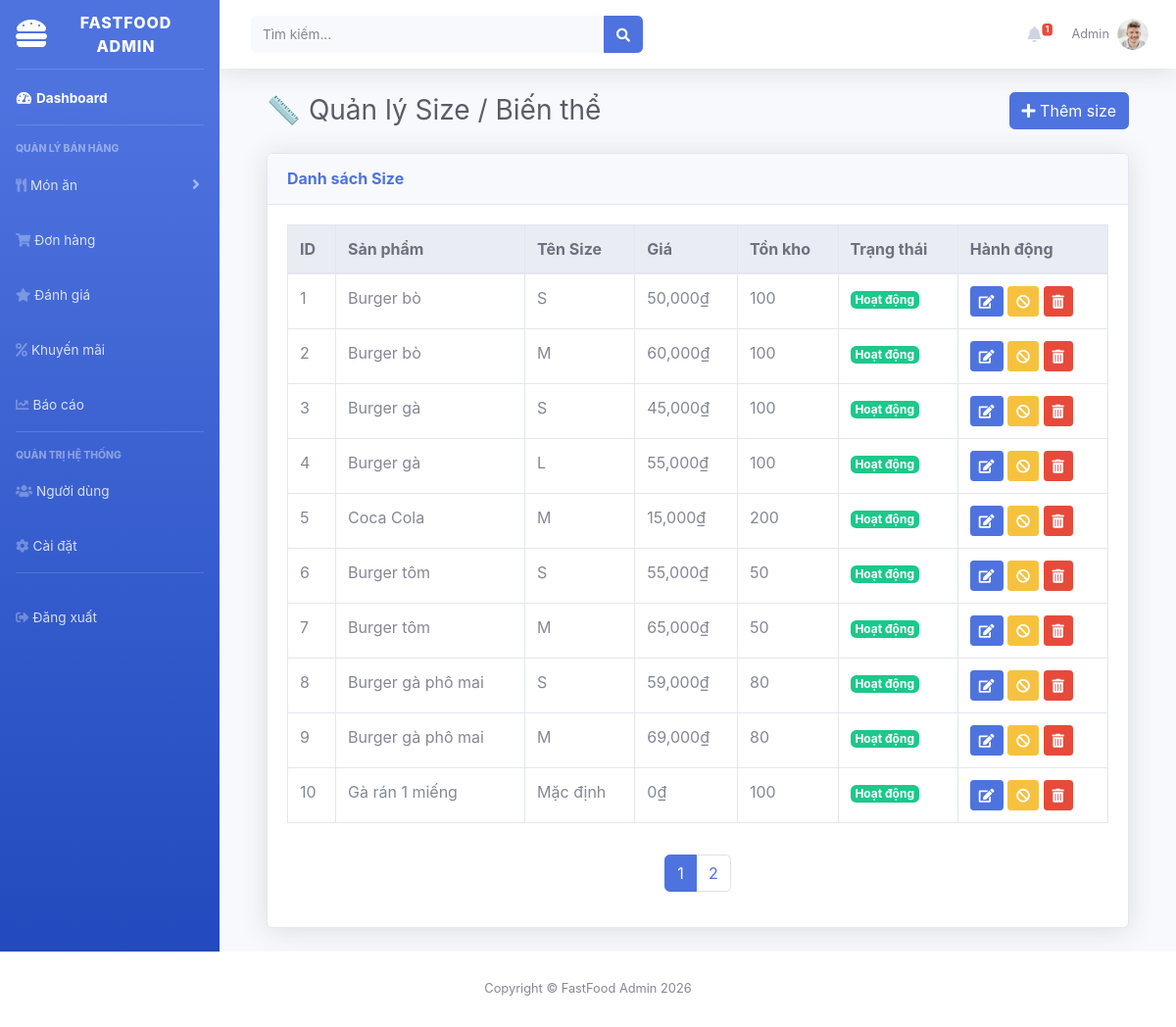
Screenshot of /admin.php?url=variants (signed in) with the database file from the repository.
### tables this page shows
CREATE TABLE product_variants (
    id BIGINT UNSIGNED AUTO_INCREMENT PRIMARY KEY,
    product_id BIGINT UNSIGNED,
    variant_name VARCHAR(100),
    price DECIMAL(12,2),
    stock_quantity INT DEFAULT 0,
    status TINYINT DEFAULT 1,
    created_at TIMESTAMP NULL,
    updated_at TIMESTAMP NULL,
    FOREIGN KEY (product_id) REFERENCES products(id)
);

CREATE TABLE products (
    id BIGINT UNSIGNED AUTO_INCREMENT PRIMARY KEY,
    category_id BIGINT UNSIGNED,
    name VARCHAR(150),
    slug VARCHAR(180) UNIQUE,
    description TEXT,
    base_price DECIMAL(12,2),
    image VARCHAR(255),
    is_featured TINYINT DEFAULT 0,
    status TINYINT DEFAULT 1,
    created_at TIMESTAMP NULL,
    updated_at TIMESTAMP NULL,
    FOREIGN KEY (category_id) REFERENCES categories(id)
);

### public/admin.php (called while the page is built, shortened)
<?php
require_once __DIR__ . '/../app/controllers/Admin/ProductController.php';
$url = $_GET['url'] ?? 'dashboard';
$layout = __DIR__ . '/../resources/views/layouts/admin.php';
switch ($url) {
    case 'variants':
    $page  = isset($_GET['page']) ? max(1, (int)$_GET['page']) : 1;
    $limit = 10;
    $filters = [
        'search'     => $_GET['search'] ?? '',
        'product_id' => isset($_GET['product_id']) ? (int)$_GET['product_id'] : 0,
        'status'     => isset($_GET['status']) ? (int)$_GET['status'] : -1
    ];
    $variantsData = getVariantsPaginated($page, $limit, $filters);
    $variants     = $variantsData['data'];
    $totalPages   = $variantsData['totalPages'];
    $currentPage  = $variantsData['currentPage'];
    break;
}
include $layout;

### app/controllers/Admin/ProductController.php (called while the page is built, shortened)
<?php
function getVariantsPaginated($page = 1, $limit = 10, $filters = []) {
    $conn = getDB();
    $offset = ($page - 1) * $limit;
    $where = " WHERE 1=1 ";
    $params = [];
    $countSql = "SELECT COUNT(*) FROM product_variants v
                 LEFT JOIN products p ON v.product_id = p.id $where";
    $stmt = $conn->prepare($countSql);
    $stmt->execute($params);
    $total = $stmt->fetchColumn();
    $sql = "SELECT v.*, p.name as product_name
            FROM product_variants v
            LEFT JOIN products p ON v.product_id = p.id
            $where
            ORDER BY v.id ASC
            LIMIT $limit OFFSET $offset";
    $stmt = $conn->prepare($sql);
    $stmt->execute($params);
    return [
        'data'        => $stmt->fetchAll(PDO::FETCH_ASSOC),
        'total'       => $total,
        'totalPages'  => ceil($total / $limit),
        'currentPage' => $page
    ];
}

### resources/views/pages/admin/variants.php (the view, shortened to what this page needs)
<?php
$is_admin = ($_SESSION['user']['role_id'] ?? 0) === 1;
?>
<div id="content-wrapper" class="d-flex flex-column">
    <div id="content">
        <div class="container-fluid">
            <div class="d-sm-flex align-items-center justify-content-between mb-4">
                <h1 class="h3 mb-0 text-gray-800">📏 Quản lý Size / Biến thể</h1>
                <?php if ($is_admin): ?>
                    <button class="btn btn-primary" data-toggle="modal" data-target="#addVariantModal">
                        <i class="fas fa-plus"></i> Thêm size
                    </button>
                <?php endif; ?>
            </div>
            <div class="card shadow mb-4">
                <div class="card-header py-3">
                    <h6 class="m-0 font-weight-bold text-primary">Danh sách Size</h6>
                </div>
                <div class="card-body">
                    <div class="table-responsive">
                        <table class="table table-bordered">
                            <thead class="thead-light">
                                <tr>
                                    <th>ID</th>
                                    <th>Sản phẩm</th>
                                    <th>Tên Size</th>
                                    <th>Giá</th>
                                    <th>Tồn kho</th>
                                    <th>Trạng thái</th>
                                    <?php if ($is_admin): ?><th>Hành động</th><?php endif; ?>
                                </tr>
                            </thead>
                            <tbody>
                                <?php foreach ($variants as $v): ?>
                                <tr>
                                    <td><?= $v['id'] ?></td>
                                    <td><?= htmlspecialchars($v['product_name'] ?? 'N/A') ?></td>
                                    <td><?= htmlspecialchars($v['variant_name']) ?></td>
                                    <td><?= number_format($v['price']) ?>₫</td>
                                    <td><?= (int)$v['stock_quantity'] ?></td>
                                    <td>
                                        <?= $v['status'] == 1
                                            ? '<span class="badge badge-success">Hoạt động</span>'
                                            : '<span class="badge badge-secondary">Đã khóa</span>' ?>
                                    </td>
                                    <?php if ($is_admin): ?>
                                    <td style="white-space: nowrap;">
                                        <button class="btn btn-sm btn-primary"
                                                data-toggle="modal"
                                                data-target="#editModal<?= $v['id'] ?>">
                                            <i class="fas fa-edit"></i>
                                        </button>
                                        <?php if ($v['status'] == 1): ?>
                                            <a href="admin.php?url=variants&soft_delete=<?= $v['id'] ?>"
                                               class="btn btn-sm btn-warning"
                                               onclick="return confirm('Vô hiệu hóa size này?')">
                                                <i class="fas fa-ban"></i>
                                            </a>
                                        <?php endif; ?>
                                        <a href="admin.php?url=variants&hard_delete=<?= $v['id'] ?>"
                                           class="btn btn-sm btn-danger"
                                           onclick="return confirm('XÓA VĨNH VIỄN size này?')">
                                            <i class="fas fa-trash-alt"></i>
                                        </a>
                                    </td>
                                    <?php endif; ?>
                                </tr>
                                <?php endforeach; ?>
                            </tbody>
                        </table>
                    </div>
                    <?php if ($totalPages > 1): ?>
                    <nav class="mt-3">
                        <ul class="pagination justify-content-center">
                            <?php
                            $queryParams = $_GET;
                            unset($queryParams['url']);
                            ?>
                            <?php for ($i = 1; $i <= $totalPages; $i++): ?>
                                <li class="page-item <?= $i == $currentPage ? 'active' : '' ?>">
                                    <a class="page-link" href="admin.php?<?= http_build_query(array_merge($queryParams, ['url' => 'variants', 'page' => $i])) ?>">
                                        <?= $i ?>
                                    </a>
                                </li>
                            <?php endfor; ?>
                        </ul>
                    </nav>
                    <?php endif; ?>
                </div>
            </div>
        </div>
    </div>
</div>

### rows the page displays
product_variants: id "1", product.name "Burger bò", variant_name "S", price "50,000", stock_quantity "100", status "Hoạt động"
product_variants: id "2", product.name "Burger bò", variant_name "M", price "60,000", stock_quantity "100", status "Hoạt động"
product_variants: id "3", product.name "Burger gà", variant_name "S", price "45,000", stock_quantity "100", status "Hoạt động"
product_variants: id "4", product.name "Burger gà", variant_name "L", price "55,000", stock_quantity "100", status "Hoạt động"
product_variants: id "5", product.name "Coca Cola", variant_name "M", price "15,000", stock_quantity "200", status "Hoạt động"
product_variants: id "6", product.name "Burger tôm", variant_name "S", price "55,000", stock_quantity "50", status "Hoạt động"
product_variants: id "7", product.name "Burger tôm", variant_name "M", price "65,000", stock_quantity "50", status "Hoạt động"
product_variants: id "8", product.name "Burger gà phô mai", variant_name "S", price "59,000", stock_quantity "80", status "Hoạt động"
product_variants: id "9", product.name "Burger gà phô mai", variant_name "M", price "69,000", stock_quantity "80", status "Hoạt động"
product_variants: id "10", product.name "Gà rán 1 miếng", variant_name "Mặc định", price "0", stock_quantity "100", status "Hoạt động"

### other values shown
$totalNotifications "1"
$currentUser['name'] "Admin"
